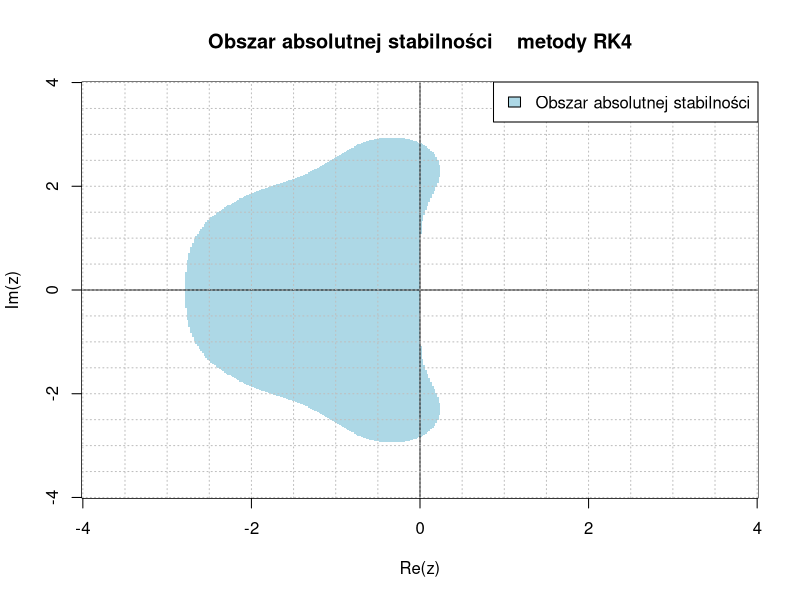
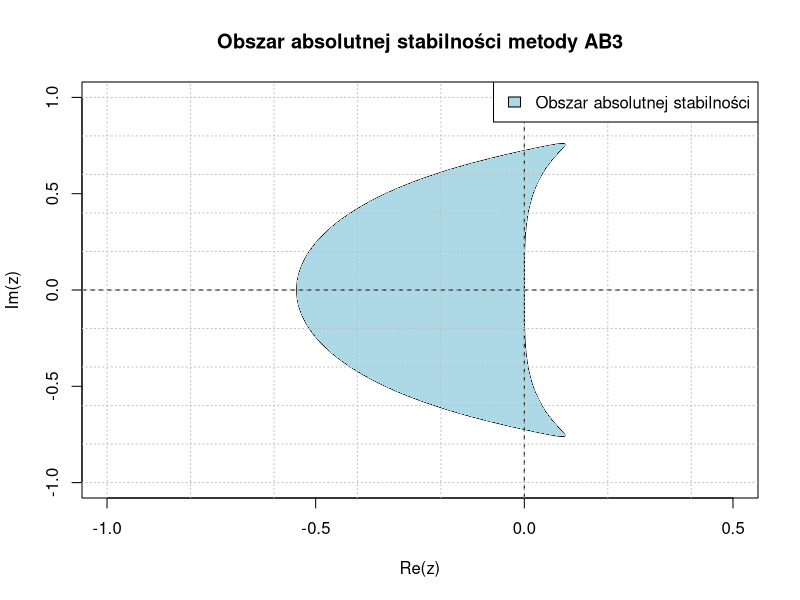
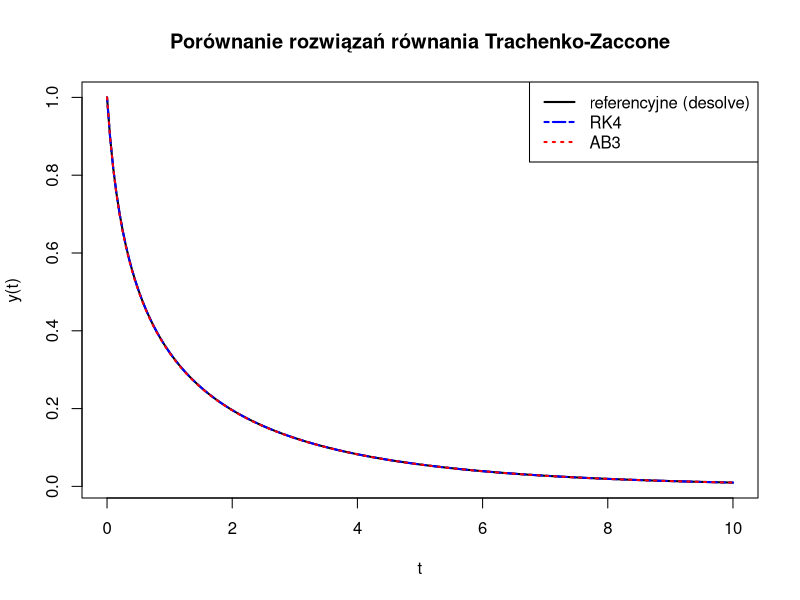
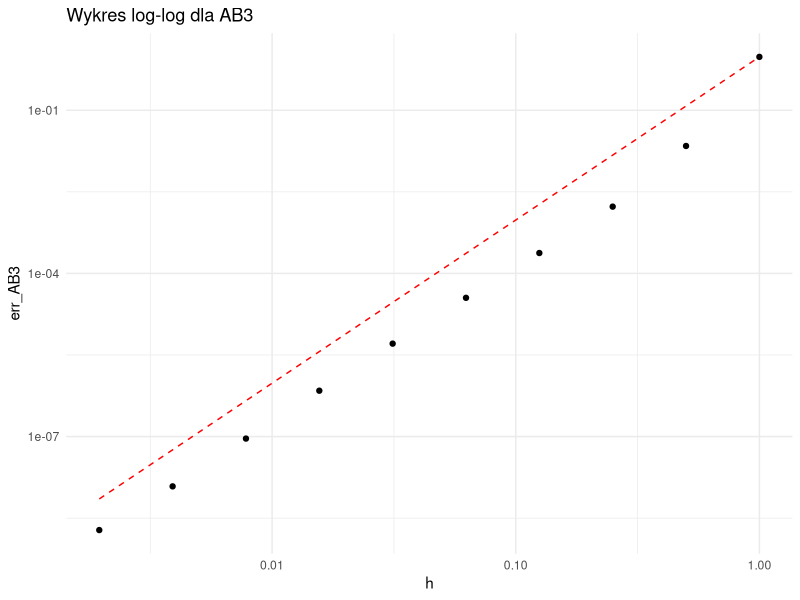
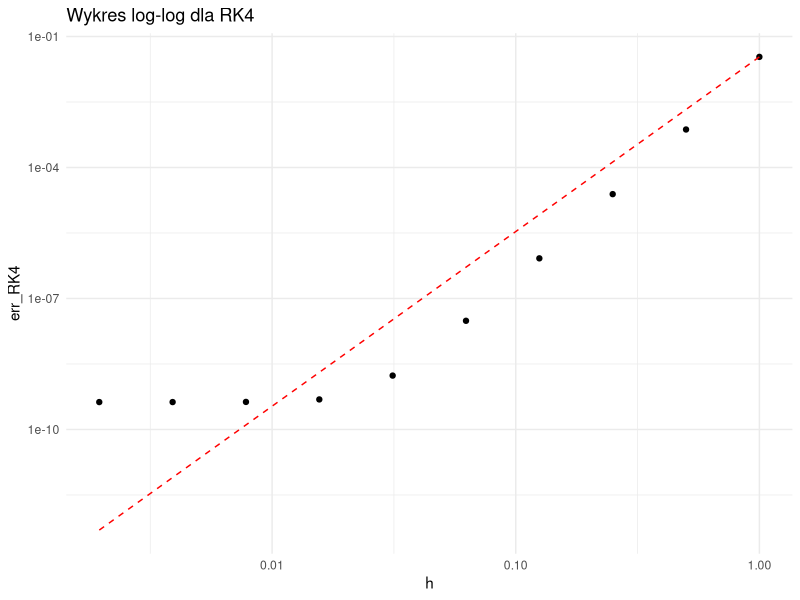
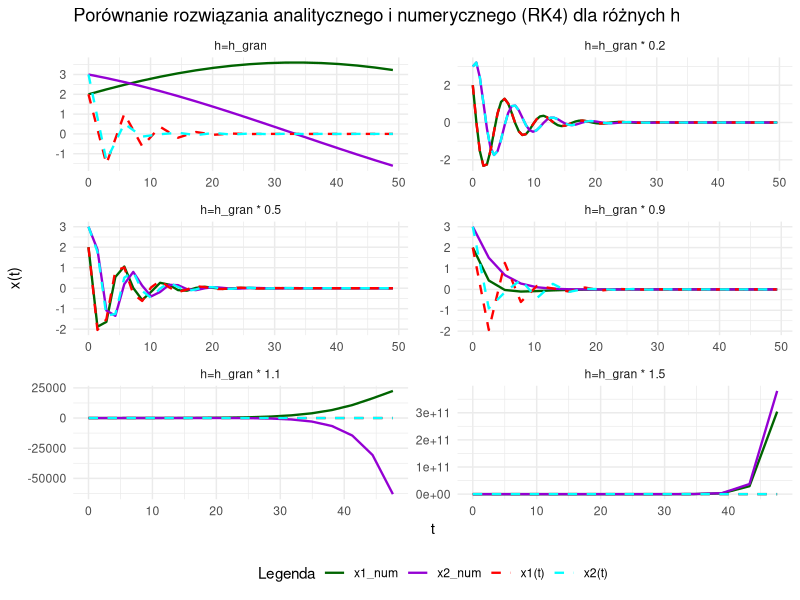
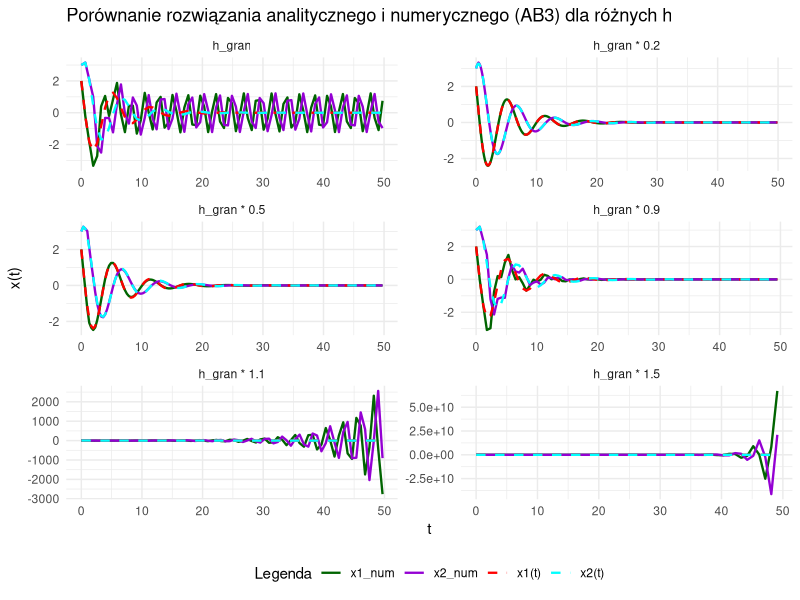

Here is the R script that generated these plots, in order:
## ---- chunk 1
knitr::opts_chunk$set(echo = TRUE, warning = FALSE, message = FALSE)
## ---- chunk 2
library(deSolve)
library(ggplot2)
library(dplyr)
## ---- chunk 3
A = matrix(c(0,0.5,0,0,
             0,0,0.5,0,
             0,0,0,1,
             0,0,0,0), nrow = 4 , byrow = FALSE)

b = c(1/6,2/6,2/6,1/6)

c = c(0,1/2,1/2,1)

e = c(1,1,1,1)

jednostkowa = matrix(c(1,0,0,0,
             0,1,0,0,
             0,0,1,0,
             0,0,0,1), nrow = 4 , byrow = FALSE)

## ---- chunk 4
if(ncol(A) == length(c) && all(A %*% e == c)){
  print("Równość Ae = c jest prawdziwa")
} else {
  print("Równość Ae = c nie zachodzi")
}

## ---- chunk 5
if(length(b) == length(e) && round(as.numeric(t(b) %*% e),digits = 2) == 1){
  print("Rząd tego schematu wynosi co najmniej 1")
} else {
  print("Rząd tego schematu nie jest równy 1")
}
## ---- chunk 6
if(length(b) == length(c) && round(as.numeric(t(b) %*% c),digits = 2) == 0.5){
  print("Rząd tego schematu wynosi co najmniej 2")
} else {
  print("Rząd tego schematu nie jest równy 2")
}
## ---- chunk 7
if(length(b) == length(c) && 
   round(as.numeric(t(b) %*% (c * c)), digits = 2) == round(1/3, digits = 2) && 
   length(b) == nrow(A) && 
   ncol(A) == length(c) &&
   round(as.numeric(t(b) %*% A %*% c),digits = 7) == round(1/6, digits = 7)){
  print("Rząd tego schematu wynosi co najmniej 3")
} else {
  print("Rząd tego schematu nie jest równy 3")
}
## ---- chunk 8
if(length(b) == length(c) && 
   round(as.numeric(t(b) %*% (c*c*c)), digits = 2) == 0.25 && 
   length(b) == nrow(A) && 
   ncol(A) == length(c) &&
   round(as.numeric(t(b) %*% diag(c) %*% A %*% c),digits = 3) == 1/8 &&
   round(as.numeric(t(b) %*% A %*% (c*c)), digits = 3) == round(1/12, digits = 3) &&
   round(as.numeric(t(b)%*%A%*%A %*% c), digits = 3) == round(1/24, digits = 3)){
  print("Rząd tego schematu wynosi co najmniej 4")
} else {
  print("Rząd tego schematu nie jest równy 4")
}
## ---- chunk 9
if(length(b) == length(c) && round(as.numeric(t(b) %*% (c*c*c*c)),digits = 2) == 0.2){
  print("Rząd tego schematu wynosi co najmniej 5")
} else {
  print("Rząd tego schematu nie jest równy 5")
}
## ---- chunk 10
  f_stabilnosci <- function(z){
    return(1+z+0.5*z^(2)+1/6*z^(3)+1/24*z^(4))
  }
## ---- chunk 11
# definicja liczby zespolonej
liczba_zespolona <- function(x,y){
  return(complex(real = x,imaginary = y))
}

obszar_abs_stabilnosci <- function(f_stabilnosci, x_1, x_2, y_1, y_2, krok){
  
  # budowa ciągów do budowy liczb zespolonych
  siatka_x <- seq(x_1, x_2, length = krok)
  siatka_y <- seq(y_1, y_2, length = krok)
  
  # budowa siatek do rysunku
  siatka_x_abline <- seq(ceiling(x_1),floor(x_2), by = 0.5)
  siatka_y_abline <- seq(ceiling(y_1),floor(y_2), by = 0.5)
  
  # tworzenie liczb zespolonych
  Z <- outer(siatka_x, siatka_y, liczba_zespolona)
  
  # wyznaczamy obszar absolutnej stabilności
  obszar_interesujacy <- abs(f_stabilnosci(Z)) < 1
  # przedstawienie obszaru absolutnej stabilności na rysunku
  image(siatka_x, siatka_y, obszar_interesujacy,
        col = c("white","lightblue"),xlab = "Re(z)", ylab = "Im(z)", main = "Obszar absolutnej stabilności    metody RK4")
  abline(h = 0, v = 0, lty = 1)
  abline(h = siatka_x_abline, v = siatka_y_abline, col = 'grey', lty = 3)
  legend('topright', legend = c('Obszar absolutnej stabilności'),
         col = c("lightblue"), fill="lightblue")
  
}
obszar_abs_stabilnosci(f_stabilnosci, -4 , 4, -4, 4, 400)
## ---- chunk 12
# implementacja wielomianów
sigmaAB3 <- function(z) {
  (23/12)*z^2 - (16/12)*z + (5/12)
}
rhoAB3 <- function(z){
  z^2*(z-1)
}

# funkcja do wyznaczenia brzegu obszaru absolutnej stabilności
brzegAB3 <- function(theta) {
  z <- exp(1i*theta) 
  sigma <- sigmaAB3(z)  
  rho<-rhoAB3(z)
  polAB3 <- rho/sigma  
  return(polAB3)
}


theta <- seq(0, 2*pi, length = 1000)
punkty_brzegowe <- sapply(theta, brzegAB3)

# Obszar absolutnej stabilności
plot(Re(punkty_brzegowe), Im(punkty_brzegowe), 
     type = "l", 
     xlab = "Re(z)", 
     ylab = "Im(z)", 
     main = "Obszar absolutnej stabilności metody AB3",
     xlim = c(-1, 0.5), 
     ylim = c(-1, 1))
polygon(Re(punkty_brzegowe), Im(punkty_brzegowe), col = "lightblue", border = NA)
abline(h = 0, v = 0, col = "black", lty = 2)
abline(h=seq(-2, 2, by=0.2), col = 'grey', lty = 3)
abline(v=seq(-2, 2, by=0.2), col = 'grey', lty = 3)
  legend('topright', legend = c('Obszar absolutnej stabilności'),
         col = c("lightblue"), fill="lightblue")
## ---- chunk 13
t0 <- 0
tn <- 10
tau<-3
K <- 2
y_0 <- 1
## ---- chunk 14
RK4 <- function(f, y_0, t_0, t_N, N, tau, K) 
{
  t <- seq(t_0, t_N, length = N+1)
  h <- (t_N - t_0)/N
  y <- numeric(length(N+1))
  y[1] <- y_0
  for (i in 2:(N+1)){
    k_1 <- f(t[i-1],y[i-1], tau, K)
    k_2 <- f(t[i-1]+h/2, y[i-1]+h*k_1/2, tau, K)
    k_3 <- f(t[i-1]+h/2, y[i-1]+h*k_2/2, tau, K)
    k_4 <- f(t[i-1], y[i-1]+h*k_3, tau, K)
    y[i] <- y[i-1]+h*(k_1+2*k_2+2*k_3+k_4)/6
  }
  return(data.frame(t,y))
}


AB3 <- function(f, y_0, t_0, t_N, N, tau, K) {
  h <- (t_N - t_0)/N
  t <- seq(t_0, t_N, length= N+1)
  y <- numeric(length(N+1))
  
  y[1:3]<-RK4(f, y_0, t_0, t_0+2*h, 2, tau, K)$y
  for (i in 3:N) {
    y[i+1] <- y[i] + h/12*(23*f(t[i], y[i], tau, K) - 16*f(t[i-1], y[i-1], tau, K) + 5*f(t[i-2], y[i-2], tau, K))
  }
  return(data.frame(t, y))
}
## ---- chunk 15


# implementacja równania do skorzystania z desolve do ode
trachenko_zaccone <- function(t, y, parms) {
  tau <- parms['tau']
  K <- parms['K']
  dydt <- -(y/tau)*exp(K*y)
  list(dydt)
}
# implementacja równania do dalszych obliczeń
f_tz <- function(t, y, tau, K) {
  return(-y/tau*exp(K*y))
}
## ---- chunk 16
parms <- c(tau = tau, K = K)
y_0 <- c(y_0 = y_0)
times <- seq(0, 10, length = 201) 
rozw_desolve <- ode(y = y_0, times = times, func = trachenko_zaccone, parms = parms)
rozw_rk4 <- RK4(f_tz, y_0, t_0 = 0, t_N = 10, N = 200, tau, K)
rozw_ab3 <- AB3(f_tz, y_0, t_0 = 0, t_N = 10, N = 200, tau, K)
## ---- chunk 17
plot(rozw_desolve[, 'time'], rozw_desolve[, 'y_0'], 
     type = 'l', col = 'black', lwd = 2,
     main = 'Porównanie rozwiązań równania Trachenko-Zaccone',
     xlab = 't', ylab = 'y(t)')
lines(rozw_rk4$t, rozw_rk4$y, col = 'blue', lwd = 2, lty=6)
lines(rozw_ab3$t, rozw_ab3$y, col = 'red', lwd = 2, lty=3)
legend('topright', 
       legend = c('referencyjne (desolve)', 'RK4', 'AB3'), 
       col = c('black', 'blue', 'red'), 
       lty = c(1, 6, 3), lwd = 2)
## ---- chunk 18
rozw_ref <- ode(y = y_0, times = seq(t0, tn, length = 1001), func = trachenko_zaccone,
               parms = c(tau=tau, K=K))
## ---- chunk 19
error_end <- function(N, metoda) {
  h <- (tn - t0)/N
  if (metoda =='RK4') {
    rozw <- RK4(f_tz, y_0, t0, tn, N, tau, K)
  } else if (metoda== 'AB3') {
    rozw <- AB3(f_tz, y_0, t0, tn, N, tau, K)
  }
  y_end <- rozw$y[N+1]
  y_ref <- rozw_ref[nrow(rozw_ref), 2] #ostatni wiersz drugiej kolumny
  abs(y_end - y_ref)
}
## ---- chunk 20
k <- 10
N_lista <- 5*2^(1:k)
## ---- chunk 21
err_RK4 <- sapply(N_lista, error_end, metoda = "RK4")
err_AB3 <- sapply(N_lista, error_end, metoda = "AB3")
## ---- chunk 22
iloraz_RK4 <- numeric(length(err_RK4)-1)  
for (i in 1:(length(err_RK4)-1)) {
  iloraz_RK4[i] <- err_RK4[i]/err_RK4[i+1]
}
iloraz_RK4_1<-log2(err_RK4[1])

iloraz_AB3 <- numeric(length(err_AB3)-1)  
for (i in 1:(length(err_AB3)-1)) {
  iloraz_AB3[i] <- err_AB3[i]/err_AB3[i+1]
}
iloraz_AB3_1<-log2(err_AB3[1])

p_RK4 <- log2(iloraz_RK4)
p_AB3 <- log2(iloraz_AB3)
## ---- chunk 23
tabela <- data.frame(
  N = N_lista,
  h = (tn - t0)/N_lista,
  err_RK4 = err_RK4,
  p_RK4 = c(iloraz_RK4_1,p_RK4),
  err_AB3 = err_AB3,
  p_AB3 = c(iloraz_AB3_1,p_AB3)
)

print(tabela)
## ---- chunk 24
ggplot(tabela, aes(y = err_AB3, x = h)) +
  geom_point()+ 
  geom_line(aes(y = err_AB3[1]*(h/h[1])^3), color = "red", linetype = "dashed") +
  scale_x_log10()+
  scale_y_log10()+
  labs(title = "Wykres log-log dla AB3") +
  theme_minimal()

ggplot(tabela, aes(y = err_RK4, x = h)) +
  geom_point()+ 
  geom_line(aes(y = err_RK4[1]*(h/h[1])^4), color = "red", linetype = "dashed") +
  scale_x_log10()+
  scale_y_log10()+
  labs(title = "Wykres log-log dla RK4") +
  theme_minimal()
## ---- chunk 25
# Nasze dane
A <- matrix(c(-1/5,1, -1, -1/5), nrow = 2, byrow = FALSE)
x_0 <- c(2,3)
t_0 <- 0 
t_N <- 50

## ---- chunk 26
# budowanie wartości własnej
liczba_zespolona <- function(x,y){
  return(complex(real = x,imaginary = y))
}
wartosc_wlasna <- liczba_zespolona(-1/5,-1) 

f_stabilnosci <- function(z){
  return(1+z+0.5*z^(2)+1/6*z^(3)+1/24*z^(4))
}

f_celu <- function(h, f_stabilnosci, wartosc_wlasna){
  z <- wartosc_wlasna * h
  abs(f_stabilnosci(z)) - 1
}

# szukamy wartości startowych
wartosci_startowe <- function(h,f_stabilnosci, wartosc_wlasna,f_celu){
  a <- f_celu(h,f_stabilnosci, wartosc_wlasna)
  if(a > 0){
    h1 <- 1
    h2 <- 1e-6
  }else{
    h2 <- 1
    i <- 0
    h1 <- 2^{i}
    while(f_celu(h1,f_stabilnosci, wartosc_wlasna) < 0){
      i <- i+1
      h1 <- h1 * 2
    }
  }
  return(c(h1, h2))
}


h1 <- wartosci_startowe(1,f_stabilnosci, wartosc_wlasna, f_celu)[1]
h2 <- wartosci_startowe(1,f_stabilnosci, wartosc_wlasna, f_celu)[2]

# Metoda bisekcji do znalezienia h_gran
metoda_bisekcji <- function(h1, h2,f_celu, f_stabilnosci, wartosc_wlasna){
  for(i in 1:70){
    h_mid <- (h1+h2)/2
    f_mid <- f_celu(h_mid, f_stabilnosci, wartosc_wlasna)
    
    if(abs(h1-h2) < 1e-12){
      break
    }
    
    f_h1 <- f_celu(h1, f_stabilnosci, wartosc_wlasna)
    
    if(f_h1 * f_mid < 0){
      h2 <- h_mid
    }else{
      h1 <- h_mid
    }
  }
  return ((h1+h2)/2)
}

h_gran <- metoda_bisekcji(h1,h2,f_celu, f_stabilnosci, wartosc_wlasna)

## ---- chunk 27
# Rozwiązanie analityczne
rozw_analityczne <- function(t_0, t_N, h){
  t  <- seq(t_0, t_N, by = h)
  x1 <- exp(-t/5) * (2*cos(t) - 3*sin(t))
  x2 <- exp(-t/5) * (2*sin(t) + 3*cos(t))
  wynik <- data.frame(t = rep(t,2), value = c(x1, x2), 
                      component = factor(rep(c("x1(t)", "x2(t)"), each = length(t))))
  return(wynik)
}

# Rozwiązanie numeryczne - metodą RK4
RK4_system <- function(A, x0, t_0, t_N, h){
  t <- seq(t_0, t_N, by = h)
  x <- matrix(0, nrow = length(t), ncol = length(x0))
  x[1,] <- x0
  
  # funkcja f dla układu równań różniczkowych
  f <- function(t, y, tau, K) {
    as.vector(A %*% y)
  }
  
  for(i in 1:(length(t)-1)){
    k1 <- f(t[i], x[i,], 0, 0)  # tau i K nie są używane w tym przypadku
    k2 <- f(t[i] + h/2, x[i,] + h * k1 / 2, 0, 0)
    k3 <- f(t[i] + h/2, x[i,] + h * k2 / 2, 0, 0)
    k4 <- f(t[i] + h, x[i,] + h * k3, 0, 0)
    x[i+1,] <- x[i,] + h * (k1 + 2*k2 + 2*k3 + k4) / 6
  }
  
  wynik <- data.frame(t = rep(t,2), value = c(x[,1], x[,2]), 
                      component = factor(rep(c("x1_num", "x2_num"), each = length(t))))
  return(wynik)
}
## ---- chunk 28
# zapisuję rozwiązanie analitycznego i numeryczne w ramce danych
stworzenie_bazy <- function(A, x_0, t_0, t_N, h){
  num <- RK4_system(A, x_0, t_0, t_N, h)
  ana <- rozw_analityczne(t_0, t_N, h)
  baza <- rbind(num, ana)
  return(baza)
}

# Różne wartości h
h_values <- c(h_gran, h_gran * 1.1, h_gran * 1.5, h_gran * 0.9, h_gran * 0.5, h_gran * 0.2)

etykiety <- c('h=h_gran', 'h=h_gran * 1.1', 'h=h_gran * 1.5', 'h=h_gran * 0.9',
              'h=h_gran * 0.5', 'h=h_gran * 0.2')

zbiorcze_dane <- function(h, i){
  zbior <- stworzenie_bazy(A, x_0, t_0, t_N, h)
  zbior$etykiety <- etykiety[i]
  return(zbior)
}

wszystkie_dane <- data.frame()  # pusta ramka na wyniki
for (i in 1:length(h_values)) {
  h <- h_values[i]
  wszystkie_dane <- bind_rows(wszystkie_dane, zbiorcze_dane(h, i)) # doklejamy nowe wiersze do ramki
}
## ---- chunk 29
ggplot(wszystkie_dane, aes(x = t, y = value, color = component, linetype = component)) +
  geom_line(linewidth = 0.8) +
  facet_wrap(~etykiety ,scales = "free", ncol=2) +
  labs(title = "Porównanie rozwiązania analitycznego i numerycznego (RK4) dla różnych h",
       x = "t", y = "x(t)", color = "Legenda", linetype = "Legenda") +
  scale_color_manual(values = c("x1_num" = "darkgreen", "x2_num" = "darkviolet", "x1(t)" = "red", "x2(t)" = "cyan")) +
  scale_linetype_manual(values = c("x1_num" = "solid", "x2_num" = "solid",
                                   "x1(t)" = "dashed", "x2(t)" = "dashed")) +
  theme_minimal()+
  theme(legend.position = "bottom")
## ---- chunk 30
# korzystam potem z polyroot, więc trzeba zapisać współczynniki w kolejności rosnącej
wspolczynniki_AB3 <- function(z) {
  wsp <- c( -(5/12) *z, (16/12) * z, -1-(23/12)*z, 1 )
  return(wsp)
}

# funkcja sprawdzająca stabilność: maksymalny moduł pierwiastków <= 1 + tolerancja
czy_stabilne <- function(z, tol=10^(-6)) {
  wsp <- wspolczynniki_AB3(z)
  pierwiastki <- polyroot(wsp) # szukam pierwiastków wielomianu
  
  max_modul <- max(Mod(pierwiastki))
  return(max_modul <= 1+tol)
}


## ---- chunk 31
# "metoda bisekcji"
h_graniczne <- function(lambda, h_start_min = 0.001, h_start_max = 2.0, tol =10^(-6), max = 100) {
 
  h_2 <- h_start_min
  h_1 <- h_start_max
  
  for (i in 1:max){
    h_mid <- (h_2 + h_1)/2
    z_mid <- lambda * h_mid
    
    if (czy_stabilne(z_mid)) {
      h_2 <- h_mid # h_mid jest stabilne, więc h jest wyższe
    } else {
      h_1 <- h_mid # h_mid jest niestabilne, więc  h jest niższe
    }
    
    if (abs(h_1 - h_2) < tol) {
      break
    }
  }
  
  return((h_1 + h_2)/2)
}
## ---- chunk 32
wartosc_wlasna <- liczba_zespolona(-1/5,-1) # ponownie dla bezpieczeństwa
h_gran <- h_graniczne(lambda = wartosc_wlasna)
## ---- chunk 33
# funkcja f dla układu równań różniczkowych (była już wcześniej definiowana)
f <- function(t, y, tau, K) {
  as.vector(A %*% y)
}

# rozwiązanie analityczne dla układu
rozw_analityczne <- function(t) {
  x1 <- exp(-t/5) * (2*cos(t) - 3*sin(t))
  x2 <- exp(-t/5) * (2*sin(t) + 3*cos(t))
  data.frame(t = rep(t, 2),
             value = c(x1, x2),
             component = rep(c("x1(t)", "x2(t)"), each = length(t)))
}


AB3_system <- function(f, y_0, t_0, t_N, h, tau, K) {
  t <- seq(t_0, t_N, by=h)
  y <- matrix(0, nrow = length(t), ncol = length(y_0))
  y[1,] <- y_0
  
  # początkowe kroki, tutaj ponownie metoda RK4
  # pętla oblicza y[2,] i y[3,]
  for (i in 1:2) { 
    k1 <- f(t[i], y[i,], tau, K)
    k2 <- f(t[i] + h/2, y[i,] + h*k1/2, tau, K)
    k3 <- f(t[i] + h/2, y[i,] + h*k2/2, tau, K)
    k4 <- f(t[i] + h, y[i,] + h*k3, tau, K)
    y[i+1,] <- y[i,] + h*(k1 + 2*k2 + 2*k3 + k4)/6
  }
  
  # poprzednie wartości dla AB3
  f_n <- f(t[3], y[3,], tau, K) # f(t_n, y_n) dla pierwszego kroku AB3
  f_n_1 <- f(t[2], y[2,], tau, K) # f(t_{n-1}, y_{n-1}) dla pierwszego kroku AB3
  
  # pętla AB3 zaczyna od kroku n=3
  for (i in 3:(length(t)-1)) { 
    f_i <- f(t[i], y[i,], tau, K) # f(t_i, y_i)
    y[i+1,] <- y[i,] + h*(23*f_i - 16*f_n + 5*f_n_1)/12
    
    f_n_1 <- f_n
    f_n <- f_i
  }
  
  wynik <- data.frame(t = rep(t,2), value = c(y[,1], y[,2]), 
                      component = factor(rep(c("x1_num", "x2_num"), each = length(t))))
  return(wynik)
}

## ---- chunk 34
h_values <- c(h_gran, h_gran*1.1, h_gran*1.5, h_gran*0.9, h_gran*0.5, h_gran*0.2)

etykiety <- c('h_gran', 'h_gran * 1.1', 'h_gran * 1.5', 'h_gran * 0.9', 'h_gran * 0.5', 'h_gran * 0.2')


stworzenie_bazy <- function(h) {
  num <- AB3_system(f, x_0, t_0, t_N, h, tau, K)
  ana <- rozw_analityczne(num$t)
  baza <- rbind(num, ana)
  return(baza)
}

zbiorcze_dane <- function(h, i) {
  baza <- stworzenie_bazy(h)
  baza$etykiety <- etykiety[i]
  return(baza)
}

wszystkie_dane <- data.frame()
for (i in 1:length(h_values)) {
  h <- h_values[i]
  wszystkie_dane <- bind_rows(wszystkie_dane, zbiorcze_dane(h, i))
}

## ---- chunk 35
ggplot(wszystkie_dane, aes(x = t, y = value, color = component, linetype = component)) +
  geom_line(linewidth = 0.8) +
  facet_wrap(~etykiety ,scales = "free", ncol=2) +
  labs(title = "Porównanie rozwiązania analitycznego i numerycznego (AB3) dla różnych h",
       x = "t", y = "x(t)", color = "Legenda", linetype = "Legenda") +
  scale_color_manual(values = c("x1_num" = "darkgreen", "x2_num" = "darkviolet", "x1(t)" = "red", "x2(t)" = "cyan")) +
  scale_linetype_manual(values = c("x1_num" = "solid", "x2_num" = "solid",
                                   "x1(t)" = "dashed", "x2(t)" = "dashed")) +
  theme_minimal()+
  theme(legend.position = "bottom")
